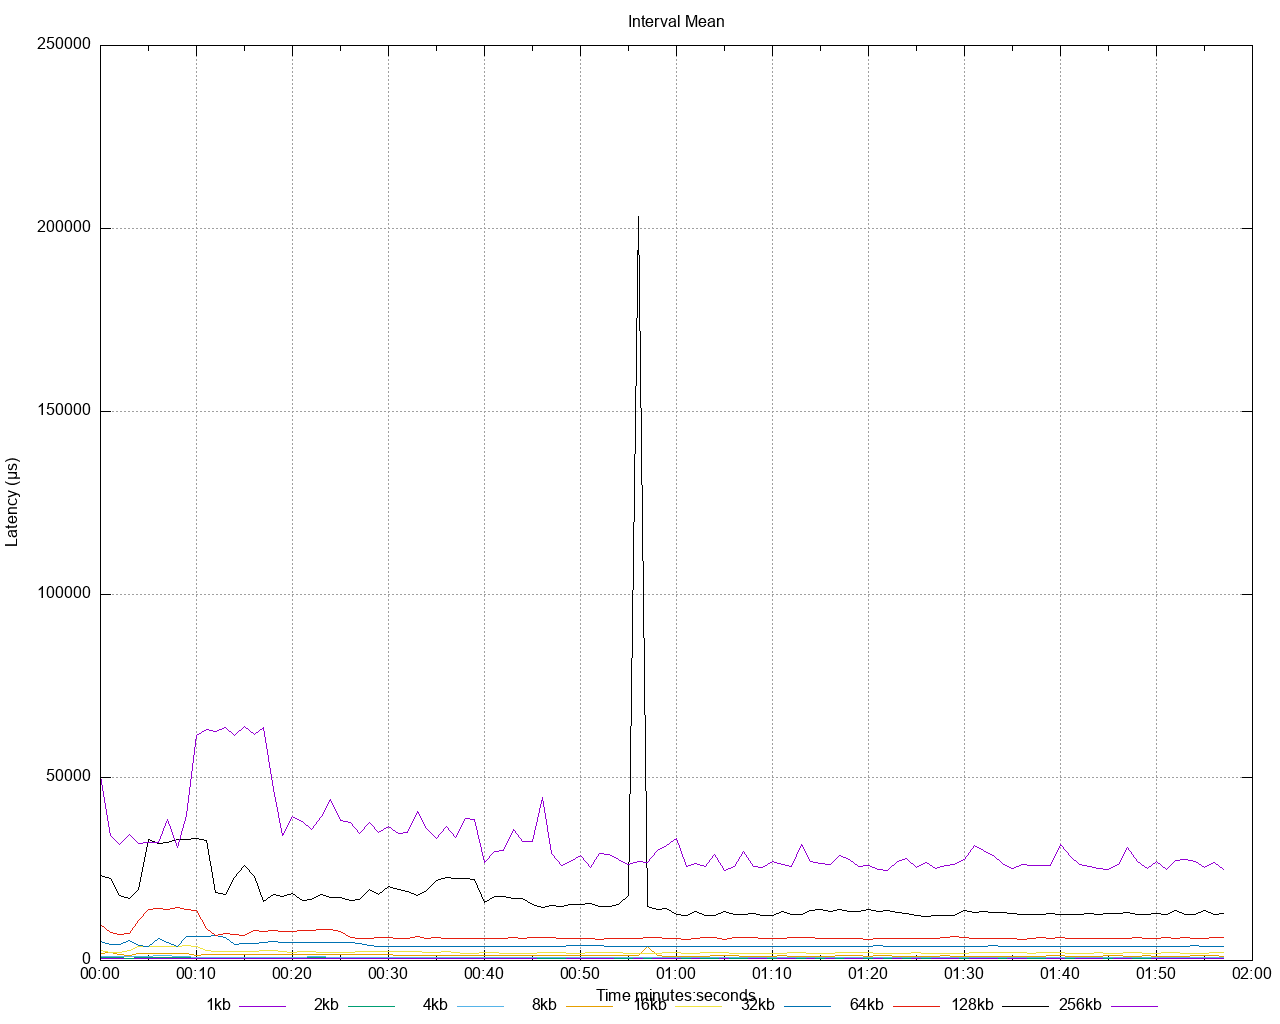

Generate this figure with gnuplot:
set title 'Interval Mean' noenhanced
set style data lines
set datafile separator ","
set terminal png size 1280,1024
set grid
set key below
set xdata time
set timefmt "%s"
offset = 0
t0(x)=(offset=($0==0) ? x : offset, x - offset)
set xlabel 'Time minutes:seconds'
set ylabel 'Latency (μs)'
set output '/Users/gbarnett/git/hazelcast-simulator/atomicreference/1to25-legend/latency/latency_interval_mean_write.png'
plot \
   '/Users/gbarnett/git/hazelcast-simulator/atomicreference/1to25-legend/data/latency_interval_mean_write_1.data' using (t0(timecolumn(1))):2 title "1kb" noenhanced , \
   '/Users/gbarnett/git/hazelcast-simulator/atomicreference/1to25-legend/data/latency_interval_mean_write_2.data' using (t0(timecolumn(1))):2 title "2kb" noenhanced , \
   '/Users/gbarnett/git/hazelcast-simulator/atomicreference/1to25-legend/data/latency_interval_mean_write_3.data' using (t0(timecolumn(1))):2 title "4kb" noenhanced , \
   '/Users/gbarnett/git/hazelcast-simulator/atomicreference/1to25-legend/data/latency_interval_mean_write_4.data' using (t0(timecolumn(1))):2 title "8kb" noenhanced , \
   '/Users/gbarnett/git/hazelcast-simulator/atomicreference/1to25-legend/data/latency_interval_mean_write_5.data' using (t0(timecolumn(1))):2 title "16kb" noenhanced , \
   '/Users/gbarnett/git/hazelcast-simulator/atomicreference/1to25-legend/data/latency_interval_mean_write_6.data' using (t0(timecolumn(1))):2 title "32kb" noenhanced , \
   '/Users/gbarnett/git/hazelcast-simulator/atomicreference/1to25-legend/data/latency_interval_mean_write_7.data' using (t0(timecolumn(1))):2 title "64kb" noenhanced , \
   '/Users/gbarnett/git/hazelcast-simulator/atomicreference/1to25-legend/data/latency_interval_mean_write_8.data' using (t0(timecolumn(1))):2 title "128kb" noenhanced , \
   '/Users/gbarnett/git/hazelcast-simulator/atomicreference/1to25-legend/data/latency_interval_mean_write_9.data' using (t0(timecolumn(1))):2 title "256kb" noenhanced , \
